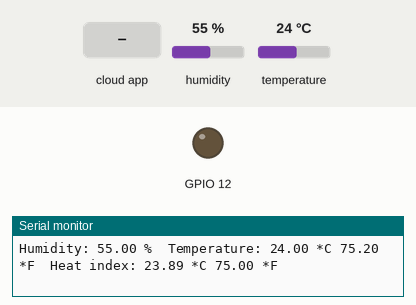
Simulated run of this sketch. Board: ESP32. Shown: output pins drawn as LEDs (lit = HIGH), the last lines printed to the serial monitor. The inputs (shaded band) are chosen by the test bench; at power-on: humidity 55 %, temperature 24 °C.

Above: at 2.7 s.
2.8 s: the phone or cloud app sets 3 to 1
At 4.0 s:
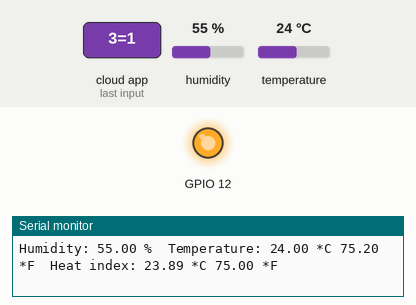
5.0 s: the phone or cloud app sets 3 to 0
At 6.4 s:
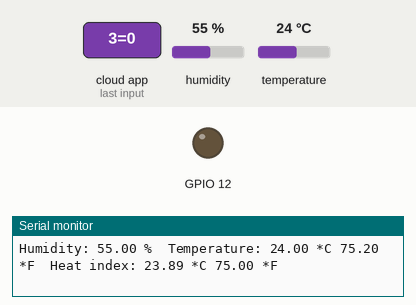
Timing chart, 0 to 8.0 s (numbered marks = the images above; inputs shaded):
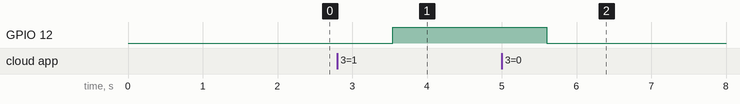

Measured:
- after the input at 2.8 s, GPIO 12: LOW → HIGH after 0.74 s
- after the input at 5.0 s, GPIO 12: HIGH → LOW after 0.60 s

The sketch:

Cayenne_home_auto.ino
```cpp
#include <WiFi.h>
#include <WiFiAP.h>
#include <WiFiClient.h>
#include <WiFiGeneric.h>
#include <WiFiMulti.h>
#include <WiFiScan.h>
#include <WiFiServer.h>
#include <WiFiSTA.h>
#include <WiFiType.h>
#include <WiFiUdp.h>
#include <WiFiClientSecure.h>

#include <Adafruit_Sensor.h>


#define CAYENNE_DEBUG
#define CAYENNE_PRINT Serial
#include <CayenneMQTTESP32.h>


char ssid[] = "Ganesh";
char wifiPassword[] = "123456789";

// Cayenne authentication info. This should be obtained from the Cayenne Dashboard.
char username[] = "dc29d610-8b2a-11ed-b193-d9789b2af62b";
char password[] = "eabe83e8271e008c875763b1da31343db7129dbd";
char clientID[] = "9157af40-8b2f-11ed-b193-d9789b2af62b";

unsigned long lastMillis = 0;
#include "DHT.h"

#define DHTPIN T7

#define DHTTYPE DHT11
DHT dht(DHTPIN, DHTTYPE);

float h,t,f,hic,hif;
void setup() {
	Serial.begin(9600);
	Cayenne.begin(username, password, clientID, ssid, wifiPassword);
  pinMode(T5,OUTPUT);


}

void loop() {
	Cayenne.loop();


	if (millis() - lastMillis > 10000) {
		lastMillis = millis();
  Cayenne.virtualWrite(0, h);
  Cayenne.virtualWrite(1, t);
  Cayenne.virtualWrite(2, hic);
	}
   h = dht.readHumidity();

  t = dht.readTemperature();


   f = dht.readTemperature(true);


  if (isnan(h) || isnan(t) || isnan(f)) {
    Serial.println("Failed to read from DHT sensor!");
    return;
  }

  hif = dht.computeHeatIndex(f, h);

  hic = dht.computeHeatIndex(t, h, false);

  Serial.print("Humidity: ");
  Serial.print(h);

  Serial.print(" %\t");
  Serial.print("Temperature: ");
  Serial.print(t);

  Serial.print(" *C ");
  Serial.print(f);
  Serial.print(" *F\t");
  Serial.print("Heat index: ");
  Serial.print(hic);

  Serial.print(" *C ");
  Serial.print(hif);
  Serial.println(" *F");


}
CAYENNE_IN(3)
  {

    int currentValue=getValue.asInt();
    if(currentValue==1){
      digitalWrite(T5,HIGH);
      }
      else{
       digitalWrite(T5,LOW);
      }       }


//Default function for processing actuator commands from the Cayenne Dashboard.
//You can also use functions for specific channels, e.g CAYENNE_IN(1) for channel 1 commands.
```
